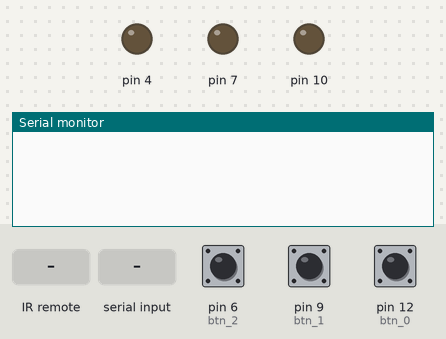
This program was run on a simulated Arduino Nano, built with avr-gcc and run on an emulated ATmega328P. On the bench: output pins drawn as LEDs (lit = HIGH), the last lines printed to the serial monitor. The inputs (shaded band) are chosen by the test bench; at power-on: pin 6 (btn_2) HIGH, pin 9 (btn_1) HIGH, pin 12 (btn_0) HIGH.

Above: at 0.8 s.
0.9 s: pin 6 (btn_2) pulled LOW for 0.15 s
At 2.2 s:
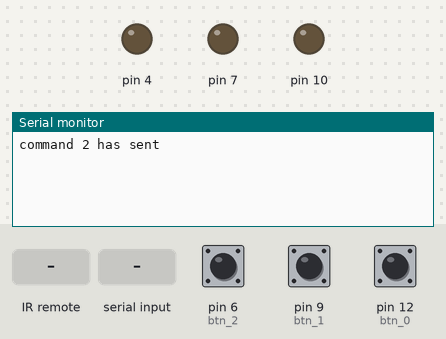
2.5 s: infrared code 0x0A received
At 3.3 s:
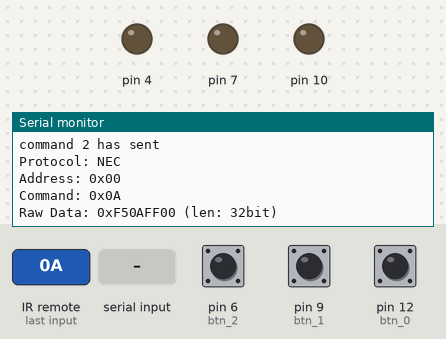
4.0 s: "help\n" received over Serial
At 5.2 s:
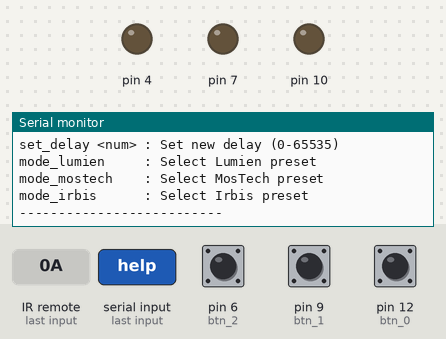
5.5 s: infrared code 0x0D received
At 6.7 s:
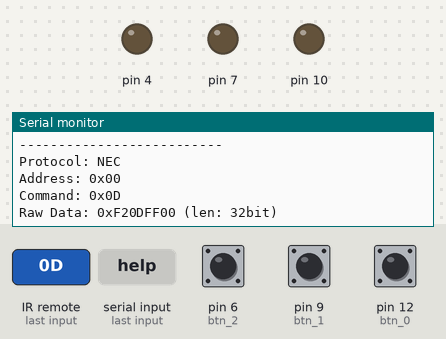
7.0 s: "delay\n" received over Serial
At 7.8 s:
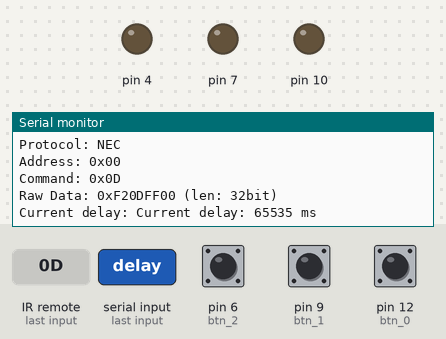
8.5 s: infrared code 0x10 received
At 9.1 s:
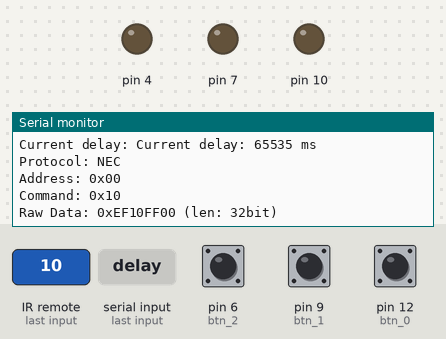

Measured:
- after the input at 0.9 s, the serial monitor: prints a new line after 0.08 s (image 1)
- after the input at 2.5 s, the serial monitor: prints a new line at once (image 2)
- after the input at 4.0 s, the serial monitor: prints a new line at once (image 3)
- after the input at 5.5 s, the serial monitor: prints a new line at once (image 4)
- after the input at 7.0 s, the serial monitor: prints a new line at once (image 5)
- after the input at 8.5 s, the serial monitor: prints a new line at once (image 6)

The program:

main.cpp
```cpp
#include <Arduino.h>
#include <IRremote.hpp>
#include <EEPROM.h>

#define receiver_pin 2
#define sender_pin 3
#define btn_0 12
#define btn_1 9
#define btn_2 6

#define debug 1

#define delay_addr 0
#define mode_addr 16

// (0) Lumien:
#define L_ADRESS 0x4040

#define L_POWER 0x0A
#define L_OK 0x0D
#define L_LEFT 0x10
#define L_VOLUME 0x0F
#define L_HOME 0x1A
#define L_BACK 0x40
#define L_PC 0x33
#define L_MENU 0x42
#define L_VOL_MINUS 0x1C
#define L_VOL_PLUS 0x15

// (1) MosTech:
#define M_ADRESS 0x08

#define M_POWER 0xD7
#define M_OK 0x9B
#define M_LEFT 0x97
#define M_VOLUME 0xAE
#define M_HOME 0xAD
#define M_BACK 0xDC
#define M_MENU 0xD4

// (2) Irbis:
#define I_ADRESS 0x01

#define I_POWER 0x18
#define I_OK 0x55
#define I_LEFT 0x47
#define I_HOME 0x04
#define I_FAST_COOL 0x12
#define I_PC 0x0D
#define I_MENU 0x40
#define I_VOL_MINUS 0x10
#define I_VOL_PLUS 0x15


uint16_t send_delay;
uint8_t mode;

uint16_t ADRESS;
uint8_t COMMAND_0[3];
uint8_t COMMAND_1[1];
uint8_t COMMAND_2[1];

struct Buttons {
  bool _0;
  bool _1;
  bool _2;
  bool _0_proc;
  bool _1_proc;
  bool _2_proc;
};

void refresh_commands() {
  switch(mode) {
    case 0:
      ADRESS = L_ADRESS;

      COMMAND_0[0] = L_POWER;
      COMMAND_0[1] = L_LEFT;
      COMMAND_0[2] = L_OK;

      COMMAND_1[0] = L_HOME;
      COMMAND_2[0] = L_VOLUME;
      break;
    case 1:
      ADRESS = M_ADRESS;

      COMMAND_0[0] = M_POWER;
      COMMAND_0[1] = M_LEFT;
      COMMAND_0[2] = M_OK;

      COMMAND_1[0] = M_HOME;
      COMMAND_2[0] = M_VOLUME;
      break;
    case 2:
      ADRESS = I_ADRESS;

      COMMAND_0[0] = I_POWER;
      COMMAND_0[1] = I_LEFT;
      COMMAND_0[2] = I_OK;

      COMMAND_1[0] = I_HOME;
      COMMAND_2[0] = I_FAST_COOL;
      break;
  }
}

void check_receiver() {
  if (IrReceiver.decode()) {
    // Игнорируем флаги повтора зажатой кнопки
    if (!(IrReceiver.decodedIRData.flags & IRDATA_FLAGS_IS_REPEAT)) {

      // 1. Протокол
      Serial.print(F("\nProtocol: "));
      Serial.println(IrReceiver.getProtocolString());

      // 2. Адрес
      Serial.print(F("Address: 0x"));
      if ((uint8_t)IrReceiver.decodedIRData.address < 0x10) {
        Serial.print('0');
      }
      Serial.println(IrReceiver.decodedIRData.address, HEX);

      // 3. Команда и её размер
      Serial.print(F("Command: 0x"));
      if ((uint8_t)IrReceiver.decodedIRData.command < 0x10) {
        Serial.print('0');
      }
      Serial.println(IrReceiver.decodedIRData.command, HEX);

      // 4. Сырые данные (декодированное шестнадцатеричное число)
      Serial.print(F("Raw Data: 0x"));
      Serial.print(IrReceiver.decodedIRData.decodedRawData, HEX);
      Serial.print(F(" (len: "));
      Serial.print(IrReceiver.decodedIRData.numberOfBits); // Размер пакета протокола
      Serial.println(F("bit)"));

      Serial.println(F("\n"));
    }
    IrReceiver.resume();
  }
}


void check_serial() {
  if (Serial.available() > 0) {
    // Ждем не больше 20 мс
    Serial.setTimeout(20);

    // Считываем всё до '\n'
    String input = Serial.readStringUntil('\n');

    // Очищаем от мусора по краям
    input.trim();

    // Если ничего не пришло — выходим
    if (input.length() == 0) {
      return;
    }

    String cmd = "";
    String arg = "";

    // Ищем первый пробел, чтобы отделить команду от аргумента (если он есть)
    uint8_t space_idx = input.indexOf(' ');

    if (space_idx != -1) {
      cmd = input.substring(0, space_idx);
      arg = input.substring(space_idx + 1);

      cmd.trim();
      arg.trim();
    } else {
      // Если пробелов нет, вся строка — это команда
      cmd = input;
    }

    // === Обработка команд ===

    if (cmd.equalsIgnoreCase("help")) {
      Serial.println(F("--- Available commands ---"));
      Serial.println(F("help            : Show this list"));
      Serial.println(F("delay           : Show current delay value"));
      Serial.println(F("mode            : Show current mode"));
      Serial.println(F("set_delay <num> : Set new delay (0-65535)"));
      Serial.println(F("mode_lumien     : Select Lumien preset"));
      Serial.println(F("mode_mostech    : Select MosTech preset"));
      Serial.println(F("mode_irbis      : Select Irbis preset"));
      Serial.println(F("--------------------------"));
    }

    else if (cmd.equalsIgnoreCase("delay")) {
      Serial.print(F("Current delay: "));
      Serial.print(F("Current delay: "));
      Serial.print(send_delay);
      Serial.println(F((" ms")));
    }

    else if (cmd.equalsIgnoreCase("mode")) {
      Serial.print(F("Current mode: "));
      switch(mode) {
        case 0: Serial.println(F("Lumien")); break;
        case 1: Serial.println(F("MosTech")); break;
        case 2: Serial.println(F("Irbis")); break;
      }
    }

    else if (cmd.equalsIgnoreCase("set_delay")) {
      if (arg.length() > 0) {
        char *end_ptr;
        uint32_t val = strtoul(arg.c_str(), &end_ptr, 0);

        if (end_ptr != arg.c_str() && val <= 65535) {
          send_delay = (uint16_t)val;
          EEPROM.put(delay_addr, send_delay);

          Serial.print(F("New delay: "));
          Serial.print(send_delay);
          Serial.println(F(" has successfully saved"));
        } else {
          Serial.println(F("Error: invalid delay value (0-65535)"));
        }
      } else {
        Serial.println(F("Error: missing value. Use: set_delay <number>"));
      }
    }

    else if (cmd.equalsIgnoreCase("mode_lumien")) {
      Serial.println(F("Mode changed to: Lumien"));
      EEPROM.put(mode_addr, 0);
      mode = 0;
      refresh_commands();
    }

    else if (cmd.equalsIgnoreCase("mode_mostech")) {
      Serial.println(F("Mode changed to: MosTech"));
      EEPROM.put(mode_addr, 1);
      mode = 1;
      refresh_commands();
    }

    else if (cmd.equalsIgnoreCase("mode_irbis")) {
      Serial.println(F("Mode changed to: Irbis"));
      EEPROM.put(mode_addr, 2);
      mode = 2;
      refresh_commands();
    }

    else {
      // Неизвестная команда или опечатка
      Serial.print(F("Unknown command: '"));
      Serial.print(cmd);
      Serial.println(F("'. \nType 'help' for the list of available commands."));
    }
  }
}


void check_buttons(Buttons& bts) {
    if (!digitalRead(btn_0)) {
    bts._0 = true;
  } else {
    bts._0 = false;
    bts._0_proc = false;
  }

  if (!digitalRead(btn_1)) {
    bts._1 = true;
  } else {
    bts._1 = false;
    bts._1_proc = false;
  }

  if (!digitalRead(btn_2)) {
    bts._2 = true;
  } else {
    bts._2 = false;
    bts._2_proc = false;
  }
}


void send_command(const uint8_t& command) {
  IrReceiver.stop();
  IrSender.sendNEC(ADRESS, command, 0);
  delay(10);
  IrReceiver.start();
  IrReceiver.resume();
}


void _setup() {
  init(); //надо, чтобы ардуинка завелась, встроенная функция
  Serial.begin(115200); //инициализия com порта
  IrReceiver.begin(receiver_pin, ENABLE_LED_FEEDBACK);
  IrSender.begin(sender_pin);

  pinMode(btn_0, INPUT_PULLUP);
  pinMode(btn_0 - 2, OUTPUT);
  digitalWrite(btn_0 - 2, LOW);

  pinMode(btn_1, INPUT_PULLUP);
  pinMode(btn_1 - 2, OUTPUT);
  digitalWrite(btn_1 - 2, LOW);

  pinMode(btn_2, INPUT_PULLUP);
  pinMode(btn_2 - 2, OUTPUT);
  digitalWrite(btn_2 - 2, LOW);

  EEPROM.get(delay_addr, send_delay);
  EEPROM.get(mode_addr, mode);
  refresh_commands();
}

int main() {
  _setup();
  Buttons buttons = {false, false, false, false, false, false};
  uint32_t last_bt_time = millis();
  uint32_t last_ser_time = millis();
  uint32_t last_res_time = millis();

  while(true) {
    if(millis() - last_bt_time > 30) {
    check_buttons(buttons);

    if(buttons._0 && !buttons._0_proc) {
      uint8_t count = sizeof(COMMAND_0) / sizeof(COMMAND_0[0]);
      for(uint8_t i = 0; i < count; i++) {
        send_command(COMMAND_0[i]);
        if(count - i > 1) delay(send_delay);
      }
      if(debug) Serial.println(F("command 0 has sent"));
      buttons._0_proc = true;
    }

    if(buttons._1 && !buttons._1_proc) {
      uint8_t count = sizeof(COMMAND_1) / sizeof(COMMAND_1[0]);
      for(uint8_t i = 0; i < count; i++) {
        send_command(COMMAND_1[i]);
        if(count - i > 1) delay(send_delay);
      }
      if(debug) Serial.println(F("command 1 has sent"));
      buttons._1_proc = true;
    }

    if(buttons._2 && !buttons._2_proc) {
      uint8_t count = sizeof(COMMAND_2) / sizeof(COMMAND_2[0]);
      for(uint8_t i = 0; i < count; i++) {
        send_command(COMMAND_2[i]);
        if(count - i > 1) delay(send_delay);
      }
      if(debug) Serial.println(F("command 2 has sent"));
      buttons._2_proc = true;
    }

    last_bt_time += 30;
    }

    if(millis() - last_ser_time > 50) {
      check_serial();

      last_ser_time += 50;
    }

    if(millis() - last_res_time > 25) {
      check_receiver();

      last_res_time += 25;
    }
  }
}
```
